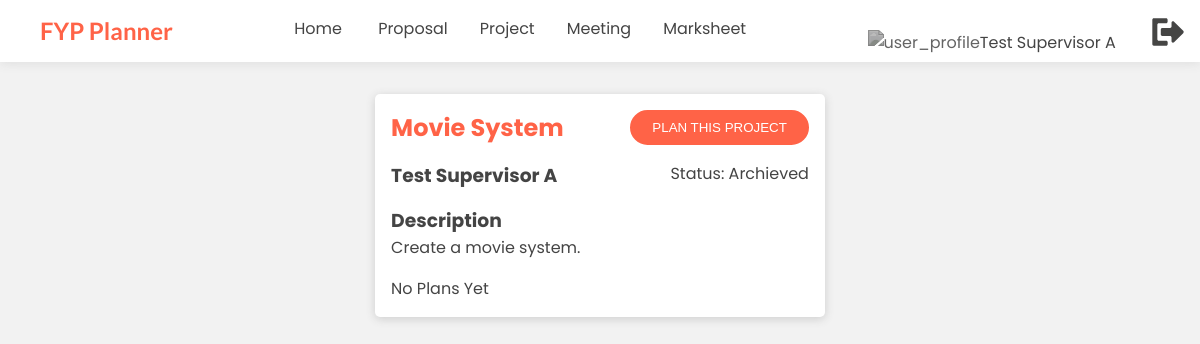
/src/student/projectPlanning.php (signed in), run on the app's committed database.
### tables this page shows
CREATE TABLE `project` (
  `id` int(11) NOT NULL,
  `title` varchar(40) NOT NULL,
  `description` varchar(100) NOT NULL,
  `status` varchar(10) NOT NULL COMMENT 'Approved / Pending / Rejected / Achieved',
  `supervisor` int(11) NOT NULL,
  `student` int(11) DEFAULT NULL
);

CREATE TABLE `supervisor` (
  `id` int(11) NOT NULL,
  `username` varchar(30) NOT NULL,
  `password` varchar(72) NOT NULL,
  `name` varchar(50) NOT NULL,
  `dob` date NOT NULL,
  `rating` int(11) NOT NULL,
  `total_rating` int(11) NOT NULL
);

### src/student/projectPlanning.php (the view, shortened to what this page needs)
<?php
    require '../php/connect.php';
?>
<!DOCTYPE html>
<html lang="en">
<head>
    <link rel="stylesheet" href="../css/main.css" />
    <link rel="stylesheet" type="text/css" href="https://cdn.jsdelivr.net/npm/daterangepicker/daterangepicker.css" />
</head>
<body>
    <?php require '../include/user-navbar.inc.php'; ?>
    <?php
        $projectSelected = 0;
        if (!array_key_exists("projectID", $_POST)){
            $projects = $con->query(
                "SELECT project.id AS `ProjectID`, `title` AS 'Title', `description` AS 'Desc', student.name AS 'StudentName', supervisor.name AS 'SupervisorName', `status` AS 'Status' FROM `project`
                INNER JOIN `student` ON student.id = project.student
                INNER JOIN `supervisor` ON supervisor.id = project.supervisor
                WHERE `student` = ".$_SESSION["id"]
            );
            if ($projects->num_rows == 1){
                $project = $projects->fetch_assoc();
                $projectSelected = 1;
            }
            else{
                $projectSelected = 0;
            }
        }
        if ($projectSelected == 1){
            $projectTitle = $project["Title"];
            $projectDesc = $project["Desc"];
            $projectSuper = $project["SupervisorName"];
            $projectStatus = $project["Status"];
        }
        else{
            header("Location: projectPlanningSelect.php");
        }
    ?>
    <div class='detail-container'>
        <div class='table-detail'>
            <div class='header space-bottom'>
                <h2><?php echo $projectTitle; ?></h2>
                <button class='btn-1 space-left' id='form-popup'>Plan This Project</button>
            </div>
            <div class='full space-bottom'>
                <div class='left'><h3><?php echo $projectSuper; ?></h3></div>
                <div class='right'><p>Status: <?php echo $projectStatus; ?></p></div>
            </div>
            <div class='space-bottom'>
                <h3>Description</h3>
                <p><?php echo $projectDesc; ?></p>
            </div>
        </div>
    </div>
</body>
</html>

### src/css/main.css (style rules this page uses)
:root { --primary-color: #FF6347; --secondary-color: #444444; }
* { margin: 0; padding: 0; }
body { background-color: #F2F2F2; font-family: 'Poppins', sans-serif; color: var(--secondary-color); }
.btn-1 { text-decoration: none; padding: 8px 20px 8px 20px; color: #ffffff; background: var(--primary-color); border: 2px solid var(--primary-color); border-radius: 25px; transition: .5s; cursor: pointer; }
.space-left { margin-left: 5em; }
.full { width: 100%; overflow: hidden; }
.left { float: left; }
.right { float: right; }
.space-bottom { margin-bottom: 1em; }
.detail-container { position: relative; width: max-content; margin: auto; }
.table-detail { background: white; margin: 2em; box-shadow: 0 2px 10px 0px rgba(65, 65, 65, 0.2); border-radius: 5px; padding: 1em; width:max-content; }
.table-detail h2 { color: var(--primary-color); }
.table-detail .header { display: flex; justify-content: space-between; }
.table-detail button { text-transform: uppercase; }

### data on the page
project: title "Movie System", supervisor.name "Test Supervisor A", status "Archieved", description "Create a movie system."

### other printed values
$title "Proposal"
$title "Project"
$title "Meeting"
$title "Marksheet"
$_SESSION['name'] "Test Supervisor A"
